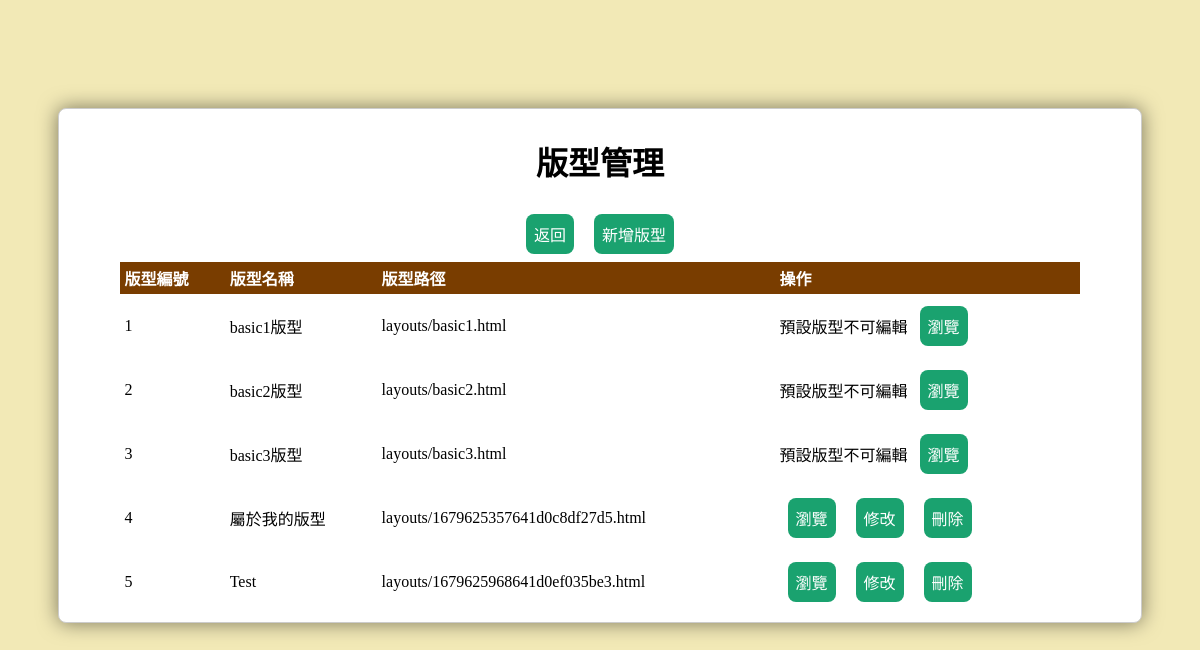
Page /module2-3/layout-index.php on the committed database.
### tables this page shows
CREATE TABLE `layouts` (
  `id` int NOT NULL,
  `layout_name` text NOT NULL,
  `layout_path` text NOT NULL
);

### module2-3/layout-index.php (the view, shortened to what this page needs)
<?php
	include('config.php');
?>
<!DOCTYPE html PUBLIC "-//W3C//DTD XHTML 1.0 Transitional//EN" "http://www.w3.org/TR/xhtml1/DTD/xhtml1-transitional.dtd">
<html xmlns="http://www.w3.org/1999/xhtml">
<head>
<link href="../module2-3/style.css" rel="stylesheet"  type="text/css" />
</head>
<body>
	<div class="main" style="text-align:center">
    <h1>版型管理</h1>
    	<input type="button" value="返回" onclick="location.href='index.php'">
        <input type="button" value="新增版型" onclick="location.href='layout-add.php'">
    <table>
    	<tr>
        	<th>版型編號</th>
            <th>版型名稱</th>
            <th>版型路徑</th>
            <th>操作</th>
        </tr>
    <?php
		$data = mysqli_query($mysqli,"select * from `layouts`");
		while($lay = mysqli_fetch_array($data))
		{
	?>
    	<tr>
        	<td><?=$lay['id']?></td>
            <td><?=$lay['layout_name']?></td>
            <td><?=$lay['layout_path']?></td>
            <td>
            	<?php
					if($lay['id'] <=3 )
					{
						echo "預設版型不可編輯";
				?>
                	<input type="button" value="瀏覽" onclick="location.href='layout-view.php?id=<?=$lay['id']?>'">
                <?php
					} else {
				?>
                	<input type="button" value="瀏覽" onclick="location.href='layout-view.php?id=<?=$lay['id']?>'">
                    <input type="button" value="修改" onclick="location.href='layout-edit.php?id=<?=$lay['id']?>'">
                    <input type="button" value="刪除" onclick="location.href='layout-delete.php?id=<?=$lay['id']?>'">
                <?php
					}
				?>
            </td>
        </tr>
    <?php
		}
	?>
    </table>
     </div>
</body>
</html>

### module2-3/style.css (style rules this page uses)
body { font-family:"微軟正黑體"; font-size:16px; background-color:rgba(237, 223, 147, 0.674);; }
.main { padding:8px; margin:0 auto; position:relative; width:90%; top:100px; background-color:#FFF; border:1px solid #CCC; border-radius:8px; box-shadow:0 0 20px 0 rgba(0,0,0,0.5); }
table { border-collapse:collapse; width:90%; margin:0 auto; }
th { color:#fff; background-color:#793D00; }
th,td { text-align:left; padding:4px; }
[type=submit],[type=reset],[type=button] { border:none; padding:8px; margin:8px; background-color:#1AA26F; color:white; font-size:16px; font-family:"微軟正黑體"; border-radius:8px; }

### rows in the picture
layouts: id "1", layout_name "basic1版型", layout_path "layouts/basic1.html"
layouts: id "2", layout_name "basic2版型", layout_path "layouts/basic2.html"
layouts: id "3", layout_name "basic3版型", layout_path "layouts/basic3.html"
layouts: id "4", layout_name "屬於我的版型", layout_path "layouts/1679625357641d0c8df27d5.html"
layouts: id "5", layout_name "Test", layout_path "layouts/1679625968641d0ef035be3.html"
